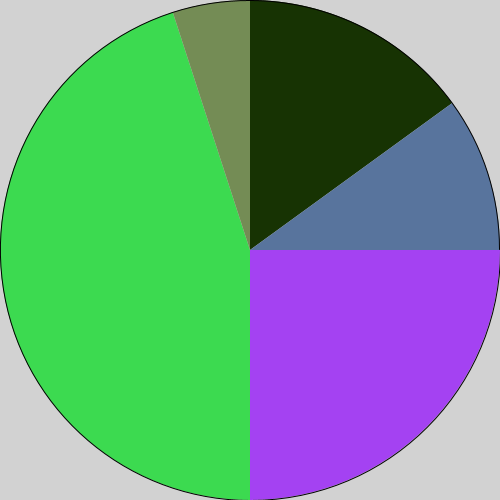
Frame 1 (no input)
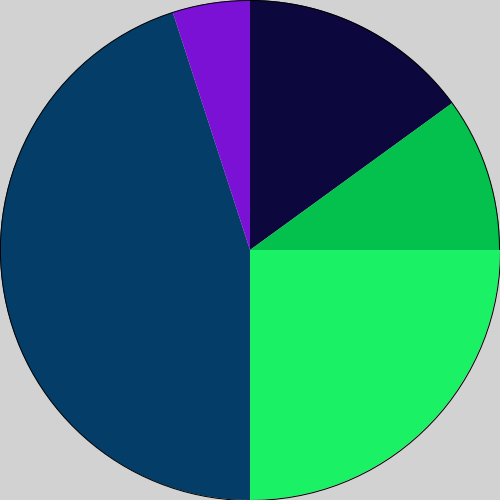
Frame 2 (the mouse pressed at the canvas centre, redrawn once)

The Processing sketch that drew these frames (run headless with seeded random() and noise(); the mouse was pressed at the canvas centre and the sketch redrawn once):

// Processing sketch: pieChart
// ── pieChart.pde
/* this program draws a piechart */

/* angles according to each section percentage */
float[] angles = {25.0, 45.0, 5.0, 15.0, 10.0};


/* setup function - runs once at the initialization of the program */
void setup() {
  size(500, 500);                           /* set the canvas size: width = 500, height = 500 */
  stroke(0);                                /* border of the piechart will be black */
  strokeWeight(1);                          /* set the border to have 1px thicknes */
  noLoop();                                 /* Run once and stop */
  angles = computeAngles(angles);
}

/* continuous loop */
void draw() {
  background(210);                          /* set the background color gray 210 */
  pieChart(width, angles);                  /* call the pieChart drawing function */
}

/* function to draw the pie chart takes two parameters: 
the diameter, ant the array containing angles of each section*/
void pieChart(float diameter, float[] data) {
  float lastAngle = 0;                                                                        /* lastAngle - from where to draw*/
  for (int i = 0; i < data.length; i++) {    
    fill( random(255), random(255), random(255), 255);                                        /*random colors for each section */
    arc(width/2, height/2, diameter, diameter, lastAngle, lastAngle+radians(angles[i]));      /* draw the arc area */
    lastAngle += radians(angles[i]);                                                          /* update lastAngle - to be used for the next drawn arc */
  }    
}


float[] computeAngles(float a[]) {
  for(int i = 0; i < a.length; i++) {
    a[i] = a[i] * 360 / 100;
  }
  return a;
}
